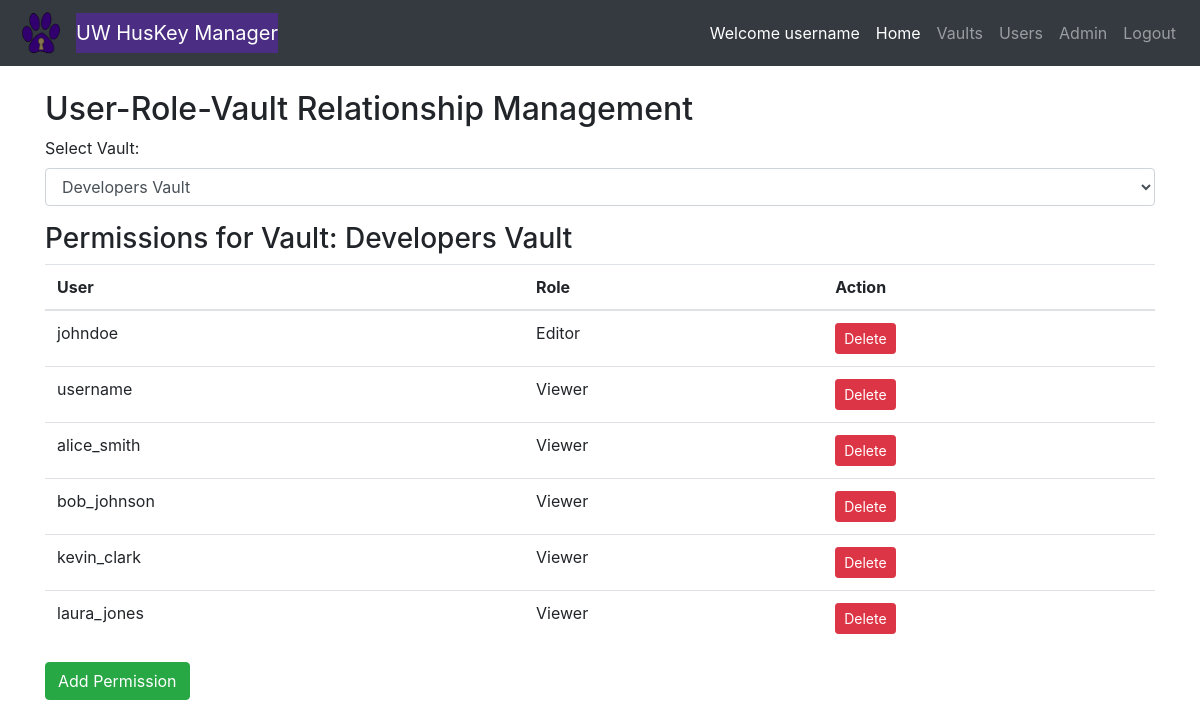
Page /webapp/public/admin/index.php?vault_id=1 (signed in) on the committed database.
### tables this page shows
CREATE TABLE IF NOT EXISTS vaults (
    vault_id INT AUTO_INCREMENT PRIMARY KEY,    
    vault_name VARCHAR(255) NOT NULL    
);

CREATE TABLE IF NOT EXISTS vault_permissions (
    permission_id INT AUTO_INCREMENT PRIMARY KEY,
    user_id INT,
    vault_id INT,
    role_id INT,    
    FOREIGN KEY (vault_id) REFERENCES vaults(vault_id) ON DELETE CASCADE,   
    FOREIGN KEY (role_id) REFERENCES roles(role_id) ON DELETE CASCADE        
);

CREATE TABLE IF NOT EXISTS users (
    user_id INT AUTO_INCREMENT PRIMARY KEY,
    username VARCHAR(255) NOT NULL,
    first_name VARCHAR(255) NOT NULL,
    last_name VARCHAR(255) NOT NULL,
    email VARCHAR(255) NOT NULL,
    password VARCHAR(255) NOT NULL,
    default_role_id INT,    
    approved INT,
    FOREIGN KEY (default_role_id) REFERENCES roles(role_id) ON DELETE CASCADE 
);

CREATE TABLE IF NOT EXISTS roles (
    role_id INT AUTO_INCREMENT PRIMARY KEY,
    role ENUM('Owner', 'Editor', 'Viewer') NOT NULL
);

### webapp/public/admin/index.php (the view, shortened to what this page needs)
<?php
$hostname = 'backend-mysql-database';
$username = 'user';
$password = 'supersecretpw';
$database = 'password_manager';
$conn = new mysqli($hostname, $username, $password, $database);
$queryVaults = "SELECT * FROM vaults";
$resultVaults = $conn->query($queryVaults);
$selectedVaultId = isset($_GET['vault_id']) ? $_GET['vault_id'] : null;
$selectedVaultName = null;
$permissions = array();
if ($selectedVaultId) {
    $queryVault = "SELECT vault_name FROM vaults WHERE vault_id = $selectedVaultId";
    $resultVault = $conn->query($queryVault);
    $selectedVault = $resultVault->fetch_assoc();
    $selectedVaultName = $selectedVault['vault_name'];
    $queryPermissions = "SELECT u.username, r.role, p.permission_id, u.user_id, r.role_id
                         FROM vault_permissions p
                         JOIN users u ON p.user_id = u.user_id
                         JOIN roles r ON p.role_id = r.role_id
                         WHERE p.vault_id = $selectedVaultId";
    $resultPermissions = $conn->query($queryPermissions);
    while ($permission = $resultPermissions->fetch_assoc()) {
        $permissions[] = $permission;
    }
}
?>
<?php include '../components/nav-bar.php' ?>
<!DOCTYPE html>
<html lang="en">
<head>
    <link rel="stylesheet" href="https://stackpath.bootstrapcdn.com/bootstrap/4.3.1/css/bootstrap.min.css">
</head>
</head>
<body>
    <div class="container mt-4">
        <h2>User-Role-Vault Relationship Management</h2>
        <form method="get" action="<?php echo $_SERVER['PHP_SELF']; ?>">
            <div class="form-group">
                <label for="vault">Select Vault:</label>
                <select class="form-control" id="vault" name="vault_id" onchange="this.form.submit()" required>
                    <?php while ($vault = $resultVaults->fetch_assoc()): ?>
                        <option value="<?php echo $vault['vault_id']; ?>" <?php echo ($selectedVaultId == $vault['vault_id']) ? 'selected' : ''; ?>>
                            <?php echo $vault['vault_name']; ?>
                        </option>
                    <?php endwhile; ?>
                </select>
            </div>
        </form>
        <?php if ($selectedVaultId): ?>
            <h3>Permissions for Vault:
                <?php echo $selectedVaultName; ?>
            </h3>
            <table class="table">
                <thead>
                    <tr>
                        <th>User</th>
                        <th>Role</th>
                        <th>Action</th>
                    </tr>
                </thead>
                <tbody>
                    <?php foreach ($permissions as $permission): ?>
                        <tr>
                            <td>
                                <?php echo $permission['username']; ?>
                            </td>
                            <td>
                                <?php echo $permission['role']; ?>
                            </td>
                            <td>
                                <button class="btn btn-danger btn-sm delete-btn" data-toggle="modal" data-target="#deleteModal"
                                    data-permission-id="<?php echo $permission['permission_id']; ?>"
                                    data-vault-id="<?php echo $selectedVaultId; ?>">
                                    Delete
                                </button>
                            </td>
                        </tr>
                    <?php endforeach; ?>
                </tbody>
            </table>
            <button class="btn btn-success" data-toggle="modal" data-target="#addModal">Add Permission</button>
        <?php endif; ?>
    </div>
</body>
</html>

### rows in the picture
vaults: vault_name "Developers Vault"
vault_permissions: user.username "johndoe", role.role "Editor"
vault_permissions: user.username "username", role.role "Viewer"
vault_permissions: user.username "alice_smith", role.role "Viewer"
vault_permissions: user.username "bob_johnson", role.role "Viewer"
vault_permissions: user.username "kevin_clark", role.role "Viewer"
vault_permissions: user.username "laura_jones", role.role "Viewer"

### other values in the picture
$_SESSION['authenticated'] "username"
form field vault_id "Developers Vault"
